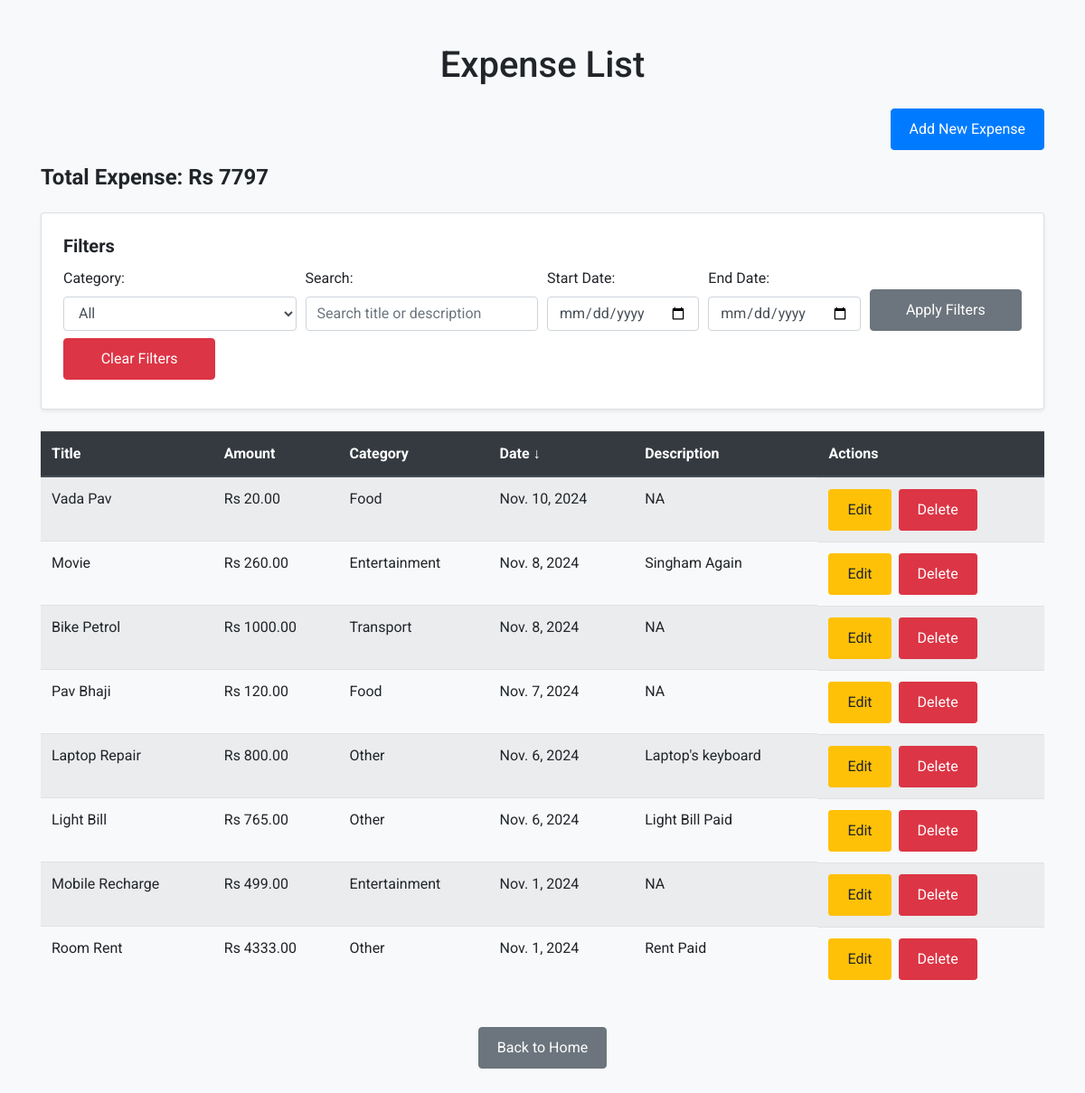
The app's page /expense_list/?sort_by=date&sort_order=desc with its own data.
### expense/models.py (models this page shows, shortened)
class Expense(models.Model):
    CATEGORY_CHOICES = [
        ('Food', 'Food'),
        ('Transport', 'Transport'),
        ('Entertainment', 'Entertainment'),
        ('Other', 'Other'),
    ]
    title = models.CharField(max_length=100)
    amount = models.DecimalField(max_digits=10, decimal_places=2)
    category = models.CharField(max_length=50, choices=CATEGORY_CHOICES)
    date = models.DateField()
    description = models.TextField(null=True, blank=True)

### expense/views.py (the view)
# urls.py: path('expense_list/', views.expense_list, name='expense_list'),
def expense_list(request):
    expenses = Expense.objects.all()
    sort_by = request.GET.get('sort_by', 'date')  # Default sort by date
    sort_order = request.GET.get('sort_order', 'asc')  # Default sort order is ascending
    if sort_order == 'asc':
        expenses = expenses.order_by(sort_by)  # Ascending order
    elif sort_order == 'desc':
        expenses = expenses.order_by(f'-{sort_by}')  # Descending order
    category_filter = request.GET.get('category', '')
    if category_filter:
        expenses = expenses.filter(category=category_filter)
    search_term = request.GET.get('search', '')
    if search_term:
        expenses = expenses.filter(title__icontains=search_term)
    start_date = request.GET.get('start_date', '')
    end_date = request.GET.get('end_date', '')
    if start_date and end_date:
        expenses = expenses.filter(date__range=[start_date, end_date])
    total_expense = expenses.aggregate(Sum('amount'))['amount__sum'] or 0
    paginator = Paginator(expenses, 15)
    page = request.GET.get('page')
    expenses = paginator.get_page(page)
    if 'clear_filters' in request.GET:
        return redirect('expense_list')
    return render(request, 'expense/expense_list.html', {
        'expenses': expenses,
        'total_expense': total_expense,
        'paginator': paginator,
        'category_filter': category_filter,
        'search_term': search_term,
        'start_date': start_date,
        'end_date': end_date,
        'sort_by': sort_by,
        'sort_order': sort_order
    })

### expense/templates/expense/expense_list.html (shortened to what this page needs)
<!DOCTYPE html>
<html lang="en">
<head>
    {% load static %}
    <link href="https://cdn.jsdelivr.net/npm/bootstrap@4.5.0/dist/css/bootstrap.min.css" rel="stylesheet">
    <link href="{% static 'css/style.css' %}" rel="stylesheet">
</head>
<body>
    <div class="container my-5">
        <h1 class="text-center mb-4">Expense List</h1>
        <div class="text-right mb-3">
            <a href="{% url 'create_expense' %}" class="btn btn-primary">Add New Expense</a>
        </div>
        <div class="mb-4">
            <h4 class="font-weight-bold">Total Expense: Rs {{ total_expense }}</h4>
        </div>
        <div class="card p-4 mb-4 shadow-sm">
            <h5 class="card-title font-weight-bold">Filters</h5>
            <form class="form-row" method="GET">
                <div class="form-group col-md-3 mb-2">
                    <label for="category">Category:</label>
                    <select name="category" class="form-control">
                        <option value="">All</option>
                    </select>
                </div>
                <div class="form-group col-md-3 mb-2">
                    <label for="search">Search:</label>
                    <input type="text" name="search" value="{{ search_term }}" class="form-control" placeholder="Search title or description">
                </div>
                <div class="form-group col-md-2 mb-2">
                    <label for="start_date">Start Date:</label>
                    <input type="date" name="start_date" value="{{ start_date }}" class="form-control">
                </div>
                <div class="form-group col-md-2 mb-2">
                    <label for="end_date">End Date:</label>
                    <input type="date" name="end_date" value="{{ end_date }}" class="form-control">
                </div>
                <div class="form-group col-md-2 mb-2 d-flex align-items-end">
                    <button type="submit" class="btn btn-secondary w-100">Apply Filters</button>
                </div>
                <div class="form-group col-md-2 mb-2 d-flex align-items-end">
                    <a href="{% url 'expense_list' %}?clear_filters=true" class="btn btn-danger w-100">Clear Filters</a>
                </div>
            </form>
        </div>
        <div class="table-responsive mb-4">
            <table class="table table-striped table-hover">
                <thead class="thead-dark">
                    <tr>
                        <th style="color: white;">
                            <a href="?sort_by=title&sort_order={% if sort_by == 'title' and sort_order == 'asc' %}desc{% else %}asc{% endif %}" style="color: white;">
                                Title
                            </a>
                        </th>
                        <th style="color: white;">
                            <a href="?sort_by=amount&sort_order={% if sort_by == 'amount' and sort_order == 'asc' %}desc{% else %}asc{% endif %}" style="color: white;">
                                Amount
                            </a>
                        </th>
                        <th style="color: white;">
                            <a href="?sort_by=category&sort_order={% if sort_by == 'category' and sort_order == 'asc' %}desc{% else %}asc{% endif %}" style="color: white;">
                                Category
                            </a>
                        </th>
                        <th style="color: white;">
                            <a href="?sort_by=date&sort_order={% if sort_by == 'date' and sort_order == 'asc' %}desc{% else %}asc{% endif %}" style="color: white;">
                                Date
                                {% if sort_by == 'date' %}
                                    {% if sort_order == 'asc' %}↑{% else %}↓{% endif %}
                                {% endif %}
                            </a>
                        </th>
                        <th style="color: white;">
                            <a href="?sort_by=description&sort_order={% if sort_by == 'description' and sort_order == 'asc' %}desc{% else %}asc{% endif %}" style="color: white;">
                                Description
                            </a>
                        </th>
                        <th style="color: white;">Actions</th>
                    </tr>
                </thead>
                <tbody>
                    {% for expense in expenses %}
                        <tr>
                            <td>{{ expense.title }}</td>
                            <td>Rs {{ expense.amount }}</td>
                            <td>{{ expense.get_category_display }}</td>
                            <td>{{ expense.date }}</td>
                            <td>{{ expense.description }}</td>
                            <td class="d-flex">
                                <a href="{% url 'update_expense' expense.pk %}" class="btn btn-warning btn-sm mr-2">Edit</a>
                                <a href="{% url 'delete_expense' expense.pk %}" class="btn btn-danger btn-sm">Delete</a>
                            </td>
                        </tr>
                    {% empty %}
                        <tr>
                            <td colspan="6" class="text-center">No expenses found</td>
                        </tr>
                    {% endfor %}
                </tbody>
            </table>
        </div>
        <div class="text-center mt-4">
            <a href="{% url 'home' %}" class="btn btn-secondary">Back to Home</a>
        </div>
    </div>
</body>
</html>

### expense/static/css/style.css (style rules this page uses)
body { font-family: 'Roboto', sans-serif; background-color: #f8f9fa; }
.container { margin-top: 50px; }
.card { margin-bottom: 30px; }
.btn-primary, .btn-secondary, .btn-warning, .btn-danger { padding: 10px 20px; font-size: 16px; }
.table th { background-color: #007bff; color: white; }

### records on screen
Expense: title "Vada Pav", amount "20.00", category "Food", date "Nov. 10, 2024", description "NA"
Expense: title "Movie", amount "260.00", category "Entertainment", date "Nov. 8, 2024", description "Singham Again"
Expense: title "Bike Petrol", amount "1000.00", category "Transport", date "Nov. 8, 2024", description "NA"
Expense: title "Pav Bhaji", amount "120.00", category "Food", date "Nov. 7, 2024", description "NA"
Expense: title "Laptop Repair", amount "800.00", category "Other", date "Nov. 6, 2024", description "Laptop's keyboard"
Expense: title "Light Bill", amount "765.00", category "Other", date "Nov. 6, 2024", description "Light Bill Paid"
Expense: title "Mobile Recharge", amount "499.00", category "Entertainment", date "Nov. 1, 2024", description "NA"
Expense: title "Room Rent", amount "4333.00", category "Other", date "Nov. 1, 2024", description "Rent Paid"

### other values on screen
{{ total_expense }} "7797"
